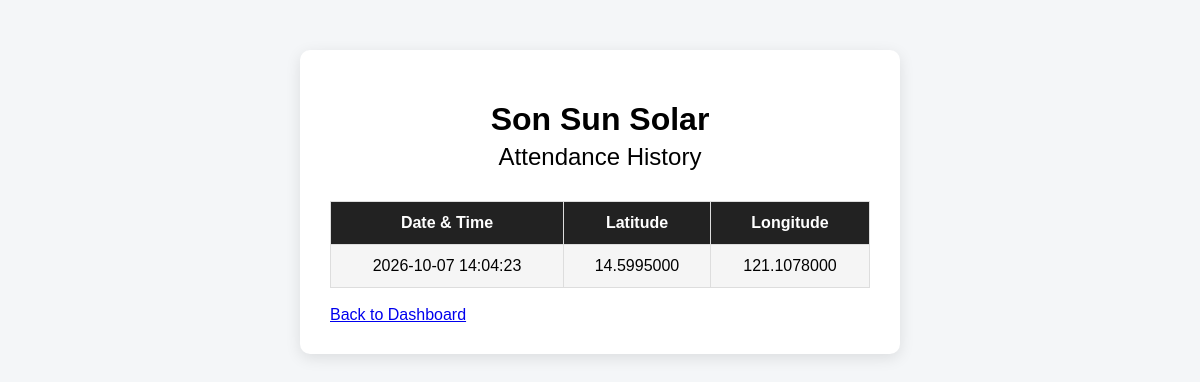
Screenshot of /attendance.php (signed in) with the database file from the repository.
### tables this page shows
CREATE TABLE `attendance` (
  `attendance_id` int(11) NOT NULL,
  `employee_id` int(11) NOT NULL,
  `time_in` datetime NOT NULL,
  `latitude` decimal(10,7) NOT NULL,
  `longitude` decimal(10,7) NOT NULL
);

### attendance.php (the view, shortened to what this page needs)
<?php
require_once "db.php";
$employee_id = $_SESSION["employee_id"];
$stmt = $conn->prepare(
    "SELECT attendance_id, time_in, latitude, longitude
     FROM attendance
     WHERE employee_id = ?
     ORDER BY time_in DESC"
);
$stmt->bind_param("i", $employee_id);
$stmt->execute();
$result = $stmt->get_result();
?>
<!DOCTYPE html>
<html lang="en">
<head>
    <link rel="stylesheet" href="style.css">
</head>
<body>
<div class="container">
    <h1>Son Sun Solar</h1>
    <h2>Attendance History</h2>
    <table border="1" width="100%" cellpadding="10">
        <tr>
            <th>Date & Time</th>
            <th>Latitude</th>
            <th>Longitude</th>
        </tr>
        <?php while ($row = $result->fetch_assoc()): ?>
            <tr>
                <td>
                    <?php echo htmlspecialchars($row["time_in"]); ?>
                </td>
                <td>
                    <?php echo htmlspecialchars($row["latitude"]); ?>
                </td>
                <td>
                    <?php echo htmlspecialchars($row["longitude"]); ?>
                </td>
            </tr>
        <?php endwhile; ?>
    </table>
    <br>
    <a href="dashboard.php">Back to Dashboard</a>
</div>
</body>
</html>

### style.css (style rules this page uses)
* { box-sizing: border-box; }
body { margin: 0; padding: 20px; font-family: Arial, sans-serif; background-color: #f4f6f8; }
.container { width: 100%; max-width: 600px; margin: 30px auto; padding: 30px; background-color: white; border-radius: 10px; box-shadow: 0 4px 15px rgba(0, 0, 0, 0.1); }
h1 { text-align: center; margin-bottom: 5px; }
h2 { text-align: center; margin-top: 0; margin-bottom: 30px; font-weight: normal; }
table { width: 100%; border-collapse: collapse; margin-top: 20px; }
th, td { padding: 12px; text-align: center; border: 1px solid #ddd; }
th { background-color: #222; color: white; }
tr:nth-child(even) { background-color: #f5f5f5; }

### rows the page displays
attendance: time_in "2026-10-07 14:04:23", latitude "14.5995000", longitude "121.1078000"
